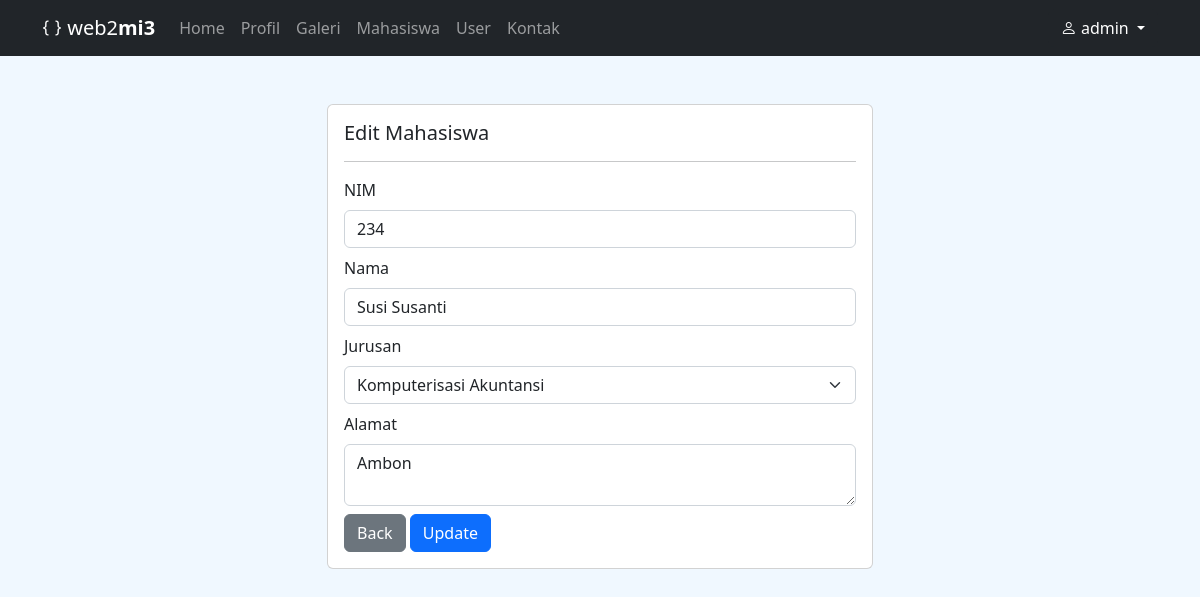
Page /index.php?page=mahasiswa_edit&nim=234 (signed in) on the committed database.
### tables this page shows
CREATE TABLE `mahasiswa` (
  `nim` varchar(100) NOT NULL,
  `nama` varchar(200) NOT NULL,
  `jurusan` varchar(200) NOT NULL,
  `alamat` varchar(200) NOT NULL
);

### content/mahasiswa_edit.php (the view, shortened to what this page needs)
<?php if (isset($_GET['nim'])) : ?>
    <?php
    $nim = $_GET['nim'];
    $sql = $con->query("SELECT * FROM mahasiswa WHERE nim = '$nim'");
    $data = $sql->fetch();
    ?>
    <div class="row">
        <div class="col-6 mx-auto">
            <div class="card">
                <div class="card-body">
                    <h5 class="card-title">Edit Mahasiswa</h5>
                    <hr>
                    <form action="index.php?page=mahasiswa_update" method="POST">
                        <div class="mb-2">
                            <label for="" class="form-label">NIM</label>
                            <input type="text" class="form-control" name="nim" value="<?= $data['nim'] ?>" placeholder="Masukan NIM.." readonly>
                        </div>
                        <div class="mb-2">
                            <label for="" class="form-label">Nama</label>
                            <input type="text" class="form-control" name="nama" value="<?= $data['nama'] ?>" placeholder="Masukan Nama..">
                        </div>
                        <div class="mb-2">
                            <label for="" class="form-label">Jurusan</label>
                            <select name="jurusan" class="form-select">
                                <option <?= ($data['jurusan'] == "Komputerisasi Akuntansi" ? "selected" : "") ?>>Komputerisasi Akuntansi</option>
                            </select>
                        </div>
                        <div class="mb-2">
                            <label for="" class="form-label">Alamat</label>
                            <textarea name="alamat" class="form-control" placeholder="Masukan Alamat.."><?= $data['alamat'] ?></textarea>
                        </div>
                        <div class="mt-2">
                            <a href="index.php?page=mahasiswa" class="btn btn-secondary">Back</a>
                            <button type="submit" class="btn btn-primary">Update</button>
                        </div>
                    </form>
                </div>
            </div>
        </div>
    </div>
<?php endif; ?>

### index.php (style rules this page uses)
body { background-color: aliceblue; }

### rows in the picture
mahasiswa: nim "234", nama "Susi Susanti", jurusan "Komputerisasi Akuntansi", alamat "Ambon"

### other values in the picture
$user "admin"
